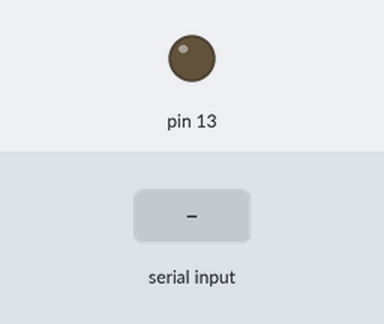
The sketch below on a simulated Arduino Uno, built with avr-gcc and run on an emulated ATmega328P. Shown: output pins drawn as LEDs (lit = HIGH). Inputs (shaded band) come from the test bench.

Above: at 1.2 s.
1.3 s: "1\n" received over Serial
At 2.1 s:
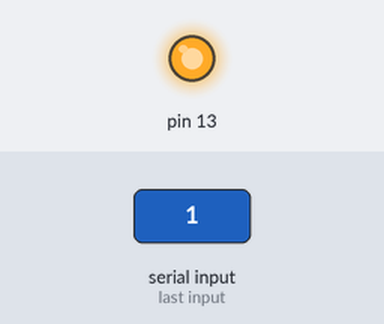
Timing chart, 0 to 4.3 s (numbered marks = the images above; inputs shaded):
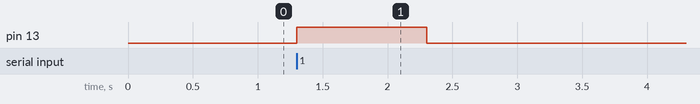

The sketch:

P1Serial.ino
```cpp
void setup() {
  pinMode(13,OUTPUT);
  Serial.begin(9600);
  digitalWrite(13,LOW);
}

void loop() {
  if(Serial.available()){
      const int encendido = Serial.parseInt();
      if(encendido == 1){
        digitalWrite(13,HIGH);
      }else{
        digitalWrite(13,LOW);
      }
    }

}
```

Measured:
- after the input at 1.3 s, pin 13: LOW → HIGH at once, → LOW 1.0 s later
